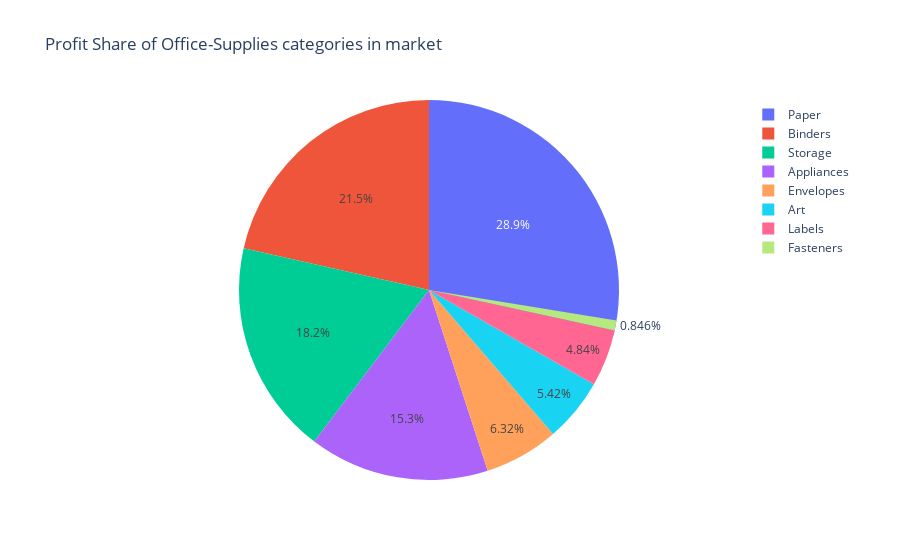

Notebook source saved alongside this figure:
### Code cell
import plotly.express as px
# print(number_of_apps_in_category)
fig = px.pie(profits, values=profits.values, names=profits.index, 
             title='Profit Share of Office-Supplies categories in market')
fig.show()

### Figure 1 — Plotly figure (JSON) as saved in the notebook; plotly's stock layout.template omitted (floating-point values rounded to 4 significant figures)
{"data": [{"domain": {"x": [0, 1], "y": [0, 1]}, "hovertemplate": "Category=%{label}<br>value=%{value}<extra></extra>", "labels": ["Appliances", "Art", "Binders", "Envelopes", "Fasteners", "Labels", "Paper", "Storage", "Supplies"], "legendgroup": "", "name": "", "showlegend": true, "type": "pie", "values": [14820.0, 5244.0, 20780.0, 6120.0, 818.6, 4686.0, 27920.0, 17620.0, -1240.0]}], "layout": {"legend": {"tracegroupgap": 0}, "title": {"text": "Profit Share of Office-Supplies categories in market"}}}
